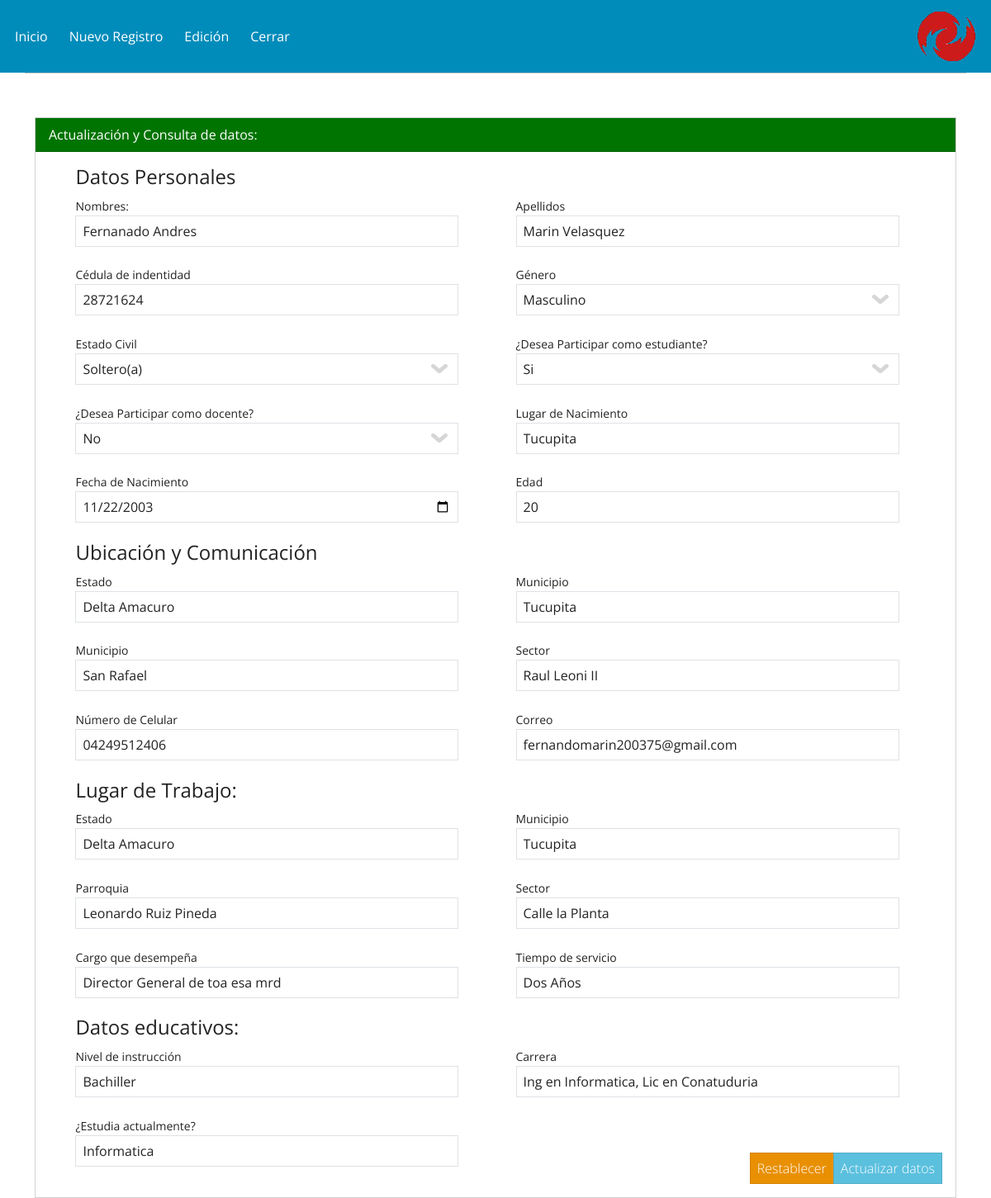
The app's page /administrador/edicion.php?tabla=1 (signed in) with its own data.
### tables this page shows
CREATE TABLE `datos_personales` (
  `id` int(8) NOT NULL,
  `fecha` date NOT NULL,
  `participar_estudiante` varchar(3) NOT NULL,
  `participar_docente` varchar(3) NOT NULL,
  `nombres` varchar(255) NOT NULL,
  `apellidos` varchar(255) NOT NULL,
  `cedula` varchar(12) NOT NULL,
  `genero` varchar(10) NOT NULL,
  `estado_civil` varchar(10) NOT NULL,
  `fecha_nacimiento` date NOT NULL,
  `edad` int(2) NOT NULL,
  `lugar_nacimiento` varchar(30) NOT NULL
);

CREATE TABLE `ubicacionycomunicacion` (
  `id` int(8) NOT NULL,
  `estado` varchar(255) NOT NULL,
  `municipio` varchar(255) NOT NULL,
  `parroquia` varchar(255) NOT NULL,
  `sector` varchar(255) NOT NULL,
  `nrocelular` varchar(15) NOT NULL,
  `correo` varchar(255) NOT NULL
);

CREATE TABLE `entidad` (
  `id` int(15) NOT NULL,
  `estado_trbj` varchar(255) NOT NULL,
  `municipio_trbj` varchar(255) NOT NULL,
  `parroquia_trbj` varchar(255) NOT NULL,
  `sector_trbj` varchar(255) NOT NULL,
  `cargo` varchar(255) NOT NULL,
  `tiempo_servicio` varchar(255) NOT NULL
);

CREATE TABLE `datos_educativos` (
  `id` int(255) NOT NULL,
  `nivel_instruccion` varchar(255) NOT NULL,
  `carrera` varchar(255) NOT NULL,
  `estudios` varchar(255) NOT NULL
);

### administrador/edicion.php (the view, shortened to what this page needs)
<?php
include("./template/cabecera.php");
$txtID = $_GET["tabla"];
include("config/bd.php");
$sql = "SELECT datos_personales.*, ubicacionycomunicacion.*, entidad.*, datos_educativos.*, datos_certificacion.*, facilitador.*
        FROM datos_personales
        LEFT JOIN ubicacionycomunicacion ON datos_personales.id = ubicacionycomunicacion.id
        LEFT JOIN entidad ON datos_personales.id = entidad.id
        LEFT JOIN datos_educativos ON datos_personales.id = datos_educativos.id
        LEFT JOIN datos_certificacion ON datos_personales.id = datos_certificacion.id
        LEFT JOIN facilitador ON datos_personales.id = facilitador.id
        WHERE datos_personales.id = :idEspecifico";
$sentenciaSQL = $conexion->prepare($sql);
$sentenciaSQL->bindParam(':idEspecifico', $txtID, PDO::PARAM_INT);
$sentenciaSQL->execute();
$resultados = $sentenciaSQL->fetchAll(PDO::FETCH_ASSOC);
foreach ($resultados as $resultado) {
    echo "<hr>";
}
$genereopc = $resultado['genero'];
$valorgenero = array("Femenino", "Masculino");
$civilopc = $resultado['estado_civil'];
$valorcivil = array("Soltero(a)", "Casado(a)", "Viudo(a)");
$estudianteopc = $resultado['participar_estudiante'];
$docenteopc = $resultado['participar_docente'];
$valorsino = array("Si", "No");
?>
<br>
<link rel="stylesheet" href="css/edicion.css">
<div class="orden">
    <div class="card">
        <div class="card-header">
            Actualización y Consulta de datos:
        </div>
        <div class="card-body">
            <form method="POST" enctype="multipart/form-data">
            <?php foreach ($resultados as $resultado) : ?>
        <h4 class="lado font-weight-bold"><strong>Datos Personales</strong></h4>
        <div class="formulario__grupo compartirs" style="width: 29rem;" id=grupo__nombre>
            <label for="txtNombre" class="formulario__label">Nombres:</label>
            <div class="formulario__grupo-input">
                <input type="text" class="form-control" required pattern="^[a-zA-ZÀ-ÿ\s]{1,40}$" value="<?php echo $resultado['nombres']; ?>" class="formulario__input border" name="txtNombre" id="txtNombre" placeholder="Indique sus nombres">
            </div>
        </div>
        <div style="width: 29rem;" class="formulario__grupo compartirs" id=grupo__nombre>
            <label for="txtApe" class="formulario__label">Apellidos</label>
            <div class="formulario__grupo-input">
                <input class="form-control" type="text" required pattern="^[a-zA-ZÀ-ÿ\s]{1,40}$" value="<?php echo $resultado['apellidos']; ?>" class="formulario__input border" name="txtApe" id="txtApe" placeholder="Indique sus apellidos">
            </div>
        </div>
        <div style="width: 29rem;" class="formulario__grupo compartirs" id=grupo__nombre>
            <label for="txtCI" class="formulario__label">Cédula de indentidad</label>
            <div class="formulario__grupo-input">
                <input class="form-control" type="text" required value="<?php echo $resultado['cedula']; ?>" pattern="^[A-Z0-9-]*$" class="formulario__input border" name="txtCI" id="txtCI" placeholder="Indique su cédula de identidad">
            </div>
        </div>
        <div style="width: 29rem;" class="formulario__grupo compartirs" id=grupo__nombre>
            <label for="txtGenero" class="formulario__label">Género</label>
            <div class="formulario__grupo-input">
            <select type="text"  required name="txtGenero" class="form-control border" id="txtGenero">
                        <?php
        foreach ($valorgenero as $valor) {
            $selected = ($valor == $genereopc) ? "selected" : "";
            echo "<option value=\"$valor\" $selected>$valor</option>";
        }
        ?>
                </select>
            </div>
        </div>
        <div class="formulario__grupo compartirs" style="width: 29rem;" id=grupo__nombre>
            <label for="txtCivil" class="formulario__label">Estado Civil</label>
            <div class="formulario__grupo-input">
            <select type="text"  required name="txtCivil" class="form-control border" id="txtCivil">
            <?php
        foreach ($valorcivil as $valor) {
            $selected = ($valor == $civilopc) ? "selected" : "";
            echo "<option value=\"$valor\" $selected>$valor</option>";
        }
        ?>
                </select>
            </div>
        </div>
        <div style="width: 29rem;" class="formulario__grupo compartirs" id=grupo__nombre>
            <label for="txtEstu" class="formulario__label">¿Desea Participar como estudiante?</label>
            <div class="formulario__grupo-input">
            <select type="text"  required name="txtEstu" class="form-control border" id="txtEstu">
                        <?php
        foreach ($valorsino as $valor) {
            $selected = ($valor == $estudianteopc) ? "selected" : "";
            echo "<option value=\"$valor\" $selected>$valor</option>";
        }
        ?>
                </select>
            </div>
        </div>
        <div style="width: 29rem;" class="formulario__grupo compartirs" id=grupo__nombre>
            <label for="txtDoce" class="formulario__label">¿Desea Participar como docente?</label>
            <div class="formulario__grupo-input">
            <select type="text"  required name="txtDoce" class="form-control border" id="txtDoce">
            <?php
        foreach ($valorsino as $valor) {
            $selected = ($valor == $docenteopc) ? "selected" : "";
            echo "<option value=\"$valor\" $selected>$valor</option>";
        }
        ?>
                </select>
            </div>
        </div>
        <div style="width: 29rem;" class="formulario__grupo compartirs" id=grupo__nombre>
            <label for="txtLugarn" class="formulario__label">Lugar de Nacimiento</label>
            <div class="formulario__grupo-input">
                <input class="form-control" value="<?php echo $resultado['lugar_nacimiento']; ?>" type="text" required pattern="^[a-zA-ZÀ-ÿ\s]{1,40}$" class="formulario__input border" name="txtLugarn" id="txtLugarn" placeholder="Lugar de Nacimiento">
            </div>
        </div>
        <div style="width: 29rem;" class="formulario__grupo compartirs" id=grupo__nombre>
            <label for="txtNacimiento" class="formulario__label">Fecha de Nacimiento</label>
            <div class="formulario__grupo-input">
                <input class="form-control" value="<?php echo $resultado['fecha_nacimiento']; ?>" type="date" required class="formulario__input border" name="txtNacimiento" id="txtNacimiento" placeholder="Fecha de Nacimiento">
            </div>
        </div>
        <div style="width: 29rem;" class="formulario__grupo compartirs" id=grupo__nombre>
            <label for="txtEdad" class="formulario__label">Edad</label>
            <div class="formulario__grupo-input">
                <input type="text" required readonly value="<?php echo $resultado['edad']; ?>" pattern="^[0-9]\d*$" Max="99" class="formulario__input border form-control" name="txtEdad" id="txtEdad" placeholder="Edad">
            </div>
        </div>
        <h4 class="lado"><strong>Ubicación y Comunicación</strong></h4>
        <div style="width: 29rem;" class="formulario__grupo compartirs" id=grupo__nombre>
            <label for="txtEstado" class="formulario__label">Estado</label>
            <div class="formulario__grupo-input">
                <input type="text" required value="<?php echo $resultado['estado']; ?>" pattern="^[a-zA-ZÀ-ÿ\s]{1,40}$" Max="99" class="formulario__input border form-control" name="txtEstado" id="txtEstado" placeholder="Estado">
            </div>
        </div>
        <div style="width: 29rem;" class="formulario__grupo compartirs" id=grupo__nombre>
            <label for="txtMunicipio" class="formulario__label">Municipio</label>
            <div class="formulario__grupo-input">
                <input type="text" required value="<?php echo $resultado['municipio']; ?>" pattern="^[a-zA-ZÀ-ÿ\s]{1,40}$" Max="99" class="formulario__input border form-control" name="txtMunicipio" id="txtMunicipio" placeholder="Estado">
            </div>
        </div>
        <div style="width: 29rem;" class="formulario__grupo compartirs" id=grupo__nombre>
            <label for="txtparroquia" class="formulario__label">Municipio</label>
            <div class="formulario__grupo-input">
                <input type="text" required value="<?php echo $resultado['parroquia']; ?>" pattern="^[a-zA-ZÀ-ÿ\s]{1,40}$" Max="99" class="formulario__input border form-control" name="txtparroquia" id="txtparroquia" placeholder="Estado">
            </div>
        </div>
        <div style="width: 29rem;" class="formulario__grupo compartirs" id=grupo__nombre>
            <label for="txtSector" class="formulario__label">Sector</label>
            <div class="formulario__grupo-input">
                <input type="text" required value="<?php echo $resultado['sector']; ?>" pattern="^[a-zA-ZÀ-ÿ\s]{1,40}$" class="formulario__input border form-control" name="txtSector" id="txtSector" placeholder="Estado">
            </div>
        </div>
        <div style="width: 29rem;" class="formulario__grupo compartirs" id=grupo__nombre>
            <label for="txtnrocel" class="formulario__label">Número de Celular</label>
            <div class="formulario__grupo-input">
                <input type="text" required value="<?php echo $resultado['nrocelular']; ?>" pattern="^[0-9]\d*$" class="formulario__input border form-control" name="txtnrocel" id="txtnrocel" placeholder="Estado">
            </div>
        </div>
        <div style="width: 29rem;" class="formulario__grupo compartirs" id=grupo__nombre>
            <label for="email" class="formulario__label">Correo</label>
            <div class="formulario__grupo-input">
                <input type="email" required value="<?php echo $resultado['correo']; ?>" class="formulario__input border form-control" name="email" id="email" placeholder="Estado">
            </div>
        </div>
        <h4 class="lado"><strong>Lugar de Trabajo:</strong></h4>
        <div style="width: 29rem;" class="formulario__grupo compartirs" id=grupo__nombre>
            <label for="estadotrbj" class="formulario__label">Estado</label>
            <div class="formulario__grupo-input">
                <input type="text" required pattern="^[a-zA-ZÀ-ÿ\s]{1,40}$" value="<?php echo $resultado['estado_trbj']; ?>" class="formulario__input border form-control" name="estadotrbj" id="estadotrbj" placeholder="Indique el estado de trabajo">
            </div>
        </div>
        <div style="width: 29rem;" class="formulario__grupo compartirs" id=grupo__nombre>
            <label for="municipiotrbj" class="formulario__label">Municipio</label>
            <div class="formulario__grupo-input">
                <input type="text" required pattern="^[a-zA-ZÀ-ÿ\s]{1,40}$" value="<?php echo $resultado['municipio_trbj']; ?>" class="formulario__input border form-control" name="municipiotrbj" id="municipiotrbj" placeholder="Indique el municipio de trabajo">
            </div>
        </div>
        <div style="width: 29rem;" class="formulario__grupo compartirs" id=grupo__nombre>
            <label for="parroquiatrbj" class="formulario__label">Parroquia</label>
            <div class="formulario__grupo-input">
                <input type="text" required pattern="^[a-zA-ZÀ-ÿ\s]{1,40}$" value="<?php echo $resultado['parroquia_trbj']; ?>" class="formulario__input border form-control" name="parroquiatrbj" id="parroquiatrbj" placeholder="Indique la parroquia de trabajo">
            </div>
        </div>
        <div style="width: 29rem;" class="formulario__grupo compartirs" id=grupo__nombre>
            <label for="sectortrbj" class="formulario__label">Sector</label>
            <div class="formulario__grupo-input">
                <input type="text" required pattern="^[a-zA-ZÀ-ÿ\s]{1,40}$" value="<?php echo $resultado['sector_trbj']; ?>" class="formulario__input border form-control" name="sectortrbj" id="sectortrbj" placeholder="Indique el sector de trabajo">
            </div>
        </div>
        <div style="width: 29rem;" class="formulario__grupo compartirs" id=grupo__nombre>
            <label for="cargo" class="formulario__label">Cargo que desempeña</label>
            <div class="formulario__grupo-input">
                <input type="text" required pattern="^[a-zA-ZÀ-ÿ\s]{1,40}$" value="<?php echo $resultado['cargo']; ?>" class="formulario__input border form-control" name="cargo" id="cargo" placeholder="Indique el cargo que desempeña">
            </div>
        </div>
        <div style="width: 29rem;" class="formulario__grupo compartirs" id=grupo__nombre>
            <label for="tiempo_servicio" class="formulario__label">Tiempo de servicio</label>
            <div class="formulario__grupo-input">
                <input type="text" required pattern="^[A-Z0-9-]*$" value="<?php echo $resultado['tiempo_servicio']; ?>" class="formulario__input border form-control" name="tiempo_servicio" id="tiempo_servicio" placeholder="Indique el tiempo de servicio en la empresa">
            </div>
        </div>
        <h4 class="lado"><strong>Datos educativos:</strong></h4>
        <div style="width: 29rem;" class="formulario__grupo compartirs" id=grupo__nombre>
            <label for="nivel_instrucción" class="formulario__label">Nivel de instrucción</label>
            <div class="formulario__grupo-input">
                <input type="text" required pattern="^[A-Z0-9-]*$" value="<?php echo $resultado['nivel_instruccion']; ?>" class="formulario__input border form-control" name="nivel_instrucción" id="nivel_instrucción" placeholder="Indique el nivel de instrucción">
            </div>
        </div>
        <div style="width: 29rem;" class="formulario__grupo compartirs" id=grupo__nombre>
            <label for="carrera" class="formulario__label">Carrera</label>
            <div class="formulario__grupo-input">
                <input type="text" required pattern="^[A-Z0-9-]*$" value="<?php echo $resultado['carrera']; ?>" class="formulario__input border form-control" name="carrera" id="carrera" placeholder="Indique la(s) carrera(s) ya finalizada(s)">
            </div>
        </div>
        <div style="width: 29rem;" class="formulario__grupo compartirs" id=grupo__nombre>
            <label for="estudios" class="formulario__label">¿Estudia actualmente?</label>
            <div class="formulario__grupo-input">
                <input type="text" required pattern="^[A-Z0-9-]*$" value="<?php echo $resultado['estudios']; ?>" class="formulario__input border form-control" name="estudios" id="estudios" placeholder="Indique los estudios en curso">
            </div>
        </div>
    <?php endforeach; ?>
            <div class="btn-group" role="group" arial-label="">
                <button type="submit" class="btn btn-warning">Restablecer</button>
                <button type="submit" name="accion" value="Actualizar" class="btn btn-info">Actualizar datos</button>
            </div>
            </form>
        </div>
    </div>
</div>
<?php include("./template/pie.php") ?>

### records on screen
datos_personales: txtNombre "Fernanado Andres", txtApe "Marin Velasquez", txtCI "28721624", txtLugarn "Tucupita", txtNacimiento "11/22/2003", txtEdad "20", txtEstado "Delta Amacuro", txtMunicipio "Tucupita", txtparroquia "San Rafael", txtSector "Raul Leoni II", txtnrocel "04249512406", email "fernandomarin200375@gmail.com", estadotrbj "Delta Amacuro", municipiotrbj "Tucupita", parroquiatrbj "Leonardo Ruiz Pineda", sectortrbj "Calle la Planta", cargo "Director General de toa esa mrd", tiempo_servicio "Dos Años", nivel_instrucción "Bachiller", carrera "Ing en Informatica, Lic en Conatuduria", estudios "Informatica"

### other values on screen
form field txtGenero "Masculino"
form field txtCivil "Soltero(a)"
form field txtEstu "Si"
form field txtDoce "No"
